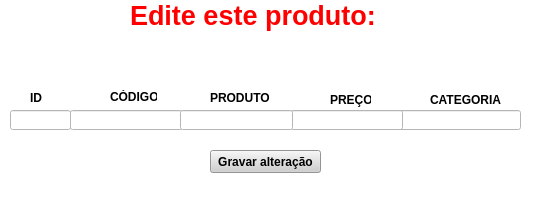
<?xml version="1.0" encoding="UTF-8"?>
<ui version="4.0">
 <class>MainWindow</class>
 <widget class="QMainWindow" name="MainWindow">
  <property name="geometry">
   <rect>
    <x>0</x>
    <y>0</y>
    <width>535</width>
    <height>217</height>
   </rect>
  </property>
  <property name="windowTitle">
   <string>MainWindow</string>
  </property>
  <property name="styleSheet">
   <string notr="true">background-color: rgb(255, 255, 255);</string>
  </property>
  <widget class="QWidget" name="centralwidget">
   <widget class="QLabel" name="label">
    <property name="geometry">
     <rect>
      <x>130</x>
      <y>0</y>
      <width>271</width>
      <height>31</height>
     </rect>
    </property>
    <property name="font">
     <font>
      <pointsize>20</pointsize>
      <weight>75</weight>
      <bold>true</bold>
     </font>
    </property>
    <property name="styleSheet">
     <string notr="true">
color: rgb(255, 0, 0);</string>
    </property>
    <property name="text">
     <string>Edite este produto:</string>
    </property>
   </widget>
   <widget class="QLineEdit" name="lineEdit">
    <property name="geometry">
     <rect>
      <x>10</x>
      <y>110</y>
      <width>61</width>
      <height>20</height>
     </rect>
    </property>
   </widget>
   <widget class="QLineEdit" name="lineEdit_2">
    <property name="geometry">
     <rect>
      <x>340</x>
      <y>110</y>
      <width>181</width>
      <height>20</height>
     </rect>
    </property>
   </widget>
   <widget class="QLineEdit" name="lineEdit_3">
    <property name="geometry">
     <rect>
      <x>290</x>
      <y>110</y>
      <width>113</width>
      <height>20</height>
     </rect>
    </property>
   </widget>
   <widget class="QLineEdit" name="lineEdit_4">
    <property name="geometry">
     <rect>
      <x>70</x>
      <y>110</y>
      <width>113</width>
      <height>20</height>
     </rect>
    </property>
   </widget>
   <widget class="QLineEdit" name="lineEdit_5">
    <property name="geometry">
     <rect>
      <x>180</x>
      <y>110</y>
      <width>113</width>
      <height>20</height>
     </rect>
    </property>
   </widget>
   <widget class="QLabel" name="label_2">
    <property name="geometry">
     <rect>
      <x>30</x>
      <y>90</y>
      <width>21</width>
      <height>16</height>
     </rect>
    </property>
    <property name="font">
     <font>
      <weight>75</weight>
      <bold>true</bold>
     </font>
    </property>
    <property name="text">
     <string>ID</string>
    </property>
   </widget>
   <widget class="QLabel" name="label_3">
    <property name="geometry">
     <rect>
      <x>110</x>
      <y>90</y>
      <width>47</width>
      <height>13</height>
     </rect>
    </property>
    <property name="font">
     <font>
      <weight>75</weight>
      <bold>true</bold>
     </font>
    </property>
    <property name="text">
     <string>CÓDIGO</string>
    </property>
   </widget>
   <widget class="QLabel" name="label_4">
    <property name="geometry">
     <rect>
      <x>330</x>
      <y>90</y>
      <width>41</width>
      <height>20</height>
     </rect>
    </property>
    <property name="font">
     <font>
      <weight>75</weight>
      <bold>true</bold>
     </font>
    </property>
    <property name="text">
     <string>PREÇO</string>
    </property>
   </widget>
   <widget class="QLabel" name="label_5">
    <property name="geometry">
     <rect>
      <x>210</x>
      <y>90</y>
      <width>61</width>
      <height>16</height>
     </rect>
    </property>
    <property name="font">
     <font>
      <weight>75</weight>
      <bold>true</bold>
     </font>
    </property>
    <property name="text">
     <string>PRODUTO</string>
    </property>
   </widget>
   <widget class="QLabel" name="label_6">
    <property name="geometry">
     <rect>
      <x>430</x>
      <y>90</y>
      <width>71</width>
      <height>20</height>
     </rect>
    </property>
    <property name="font">
     <font>
      <weight>75</weight>
      <bold>true</bold>
     </font>
    </property>
    <property name="text">
     <string>CATEGORIA</string>
    </property>
   </widget>
   <widget class="QPushButton" name="pushButton">
    <property name="geometry">
     <rect>
      <x>210</x>
      <y>150</y>
      <width>111</width>
      <height>23</height>
     </rect>
    </property>
    <property name="font">
     <font>
      <weight>75</weight>
      <bold>true</bold>
     </font>
    </property>
    <property name="styleSheet">
     <string notr="true">background-color: rgb(207, 207, 207);</string>
    </property>
    <property name="text">
     <string>Gravar alteração</string>
    </property>
   </widget>
  </widget>
  <widget class="QMenuBar" name="menubar">
   <property name="geometry">
    <rect>
     <x>0</x>
     <y>0</y>
     <width>535</width>
     <height>21</height>
    </rect>
   </property>
  </widget>
  <widget class="QStatusBar" name="statusbar"/>
 </widget>
 <resources/>
 <connections/>
</ui>
